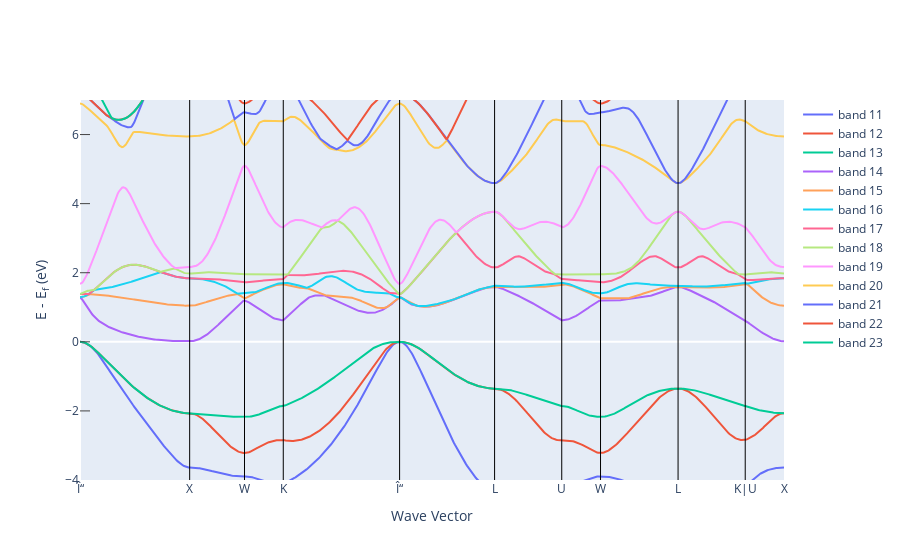

Notebook source saved alongside this figure:
### Markdown cell above
### Plot énergie en fonction de la longueur d'onde

### Code cell
# Informations sur la bande interdite
print("Informations sur la bande interdite :\n", el_bs.get_band_gap(), "\n")
# Valeur de l'énergie de bande interdite
bg_energy = el_bs.get_band_gap()['energy']
print("Valeur de l'énergie de bande interdite :\n", bg_energy, "[eV]")

# Plot de l'énergie en fonction de la longueur d'onde
fig_el_bs = get_plot_bs(el_bs, plot_range=[-4,7])
fig_el_bs.show()

# Visualiser la bande interdite (autrement)
bsp = BSPlotter(el_bs)
plot_data = BSPlotter(el_bs).bs_plot_data()
data = plot_data.get('ticks').get('distance')
bsp.get_plot(vbm_cbm_marker=True)
plt.fill_between(np.linspace(data[0], data[-1], 400), 0, b_energy)

### Figure 1 — Plotly figure (JSON) as saved in the notebook; plotly's stock layout.template omitted (floating-point values rounded to 4 significant figures; data arrays with more than 128 entries replaced by an {"elided": "..."} marker saying what was removed)
{"data": [{"mode": "lines", "name": "band 11", "type": "scatter", "x": {"elided": "647 float values"}, "y": {"elided": "647 float values"}}, {"mode": "lines", "name": "band 12", "type": "scatter", "x": {"elided": "647 float values"}, "y": {"elided": "647 float values"}}, {"mode": "lines", "name": "band 13", "type": "scatter", "x": {"elided": "647 float values"}, "y": {"elided": "647 float values"}}, {"mode": "lines", "name": "band 14", "type": "scatter", "x": {"elided": "647 float values"}, "y": {"elided": "647 float values"}}, {"mode": "lines", "name": "band 15", "type": "scatter", "x": {"elided": "647 float values"}, "y": {"elided": "647 float values"}}, {"mode": "lines", "name": "band 16", "type": "scatter", "x": {"elided": "647 float values"}, "y": {"elided": "647 float values"}}, {"mode": "lines", "name": "band 17", "type": "scatter", "x": {"elided": "647 float values"}, "y": {"elided": "647 float values"}}, {"mode": "lines", "name": "band 18", "type": "scatter", "x": {"elided": "647 float values"}, "y": {"elided": "647 float values"}}, {"mode": "lines", "name": "band 19", "type": "scatter", "x": {"elided": "647 float values"}, "y": {"elided": "647 float values"}}, {"mode": "lines", "name": "band 20", "type": "scatter", "x": {"elided": "647 float values"}, "y": {"elided": "647 float values"}}, {"mode": "lines", "name": "band 21", "type": "scatter", "x": {"elided": "647 float values"}, "y": {"elided": "647 float values"}}, {"mode": "lines", "name": "band 22", "type": "scatter", "x": {"elided": "647 float values"}, "y": {"elided": "647 float values"}}, {"mode": "lines", "name": "band 23", "type": "scatter", "x": {"elided": "647 float values"}, "y": {"elided": "647 float values"}}], "layout": {"shapes": [{"line": {"color": "black", "width": 1}, "type": "line", "x0": 0.9854, "x1": 0.9854, "xref": "x", "y0": 0, "y1": 1, "yref": "y domain"}, {"line": {"color": "black", "width": 1}, "type": "line", "x0": 1.478, "x1": 1.478, "xref": "x", "y0": 0, "y1": 1, "yref": "y domain"}, {"line": {"color": "black", "width": 1}, "type": "line", "x0": 1.826, "x1": 1.826, "xref": "x", "y0": 0, "y1": 1, "yref": "y domain"}, {"line": {"color": "black", "width": 1}, "type": "line", "x0": 2.872, "x1": 2.872, "xref": "x", "y0": 0, "y1": 1, "yref": "y domain"}, {"line": {"color": "black", "width": 1}, "type": "line", "x0": 3.725, "x1": 3.725, "xref": "x", "y0": 0, "y1": 1, "yref": "y domain"}, {"line": {"color": "black", "width": 1}, "type": "line", "x0": 4.328, "x1": 4.328, "xref": "x", "y0": 0, "y1": 1, "yref": "y domain"}, {"line": {"color": "black", "width": 1}, "type": "line", "x0": 4.677, "x1": 4.677, "xref": "x", "y0": 0, "y1": 1, "yref": "y domain"}, {"line": {"color": "black", "width": 1}, "type": "line", "x0": 5.373, "x1": 5.373, "xref": "x", "y0": 0, "y1": 1, "yref": "y domain"}, {"line": {"color": "black", "width": 1}, "type": "line", "x0": 5.977, "x1": 5.977, "xref": "x", "y0": 0, "y1": 1, "yref": "y domain"}], "xaxis": {"mirror": true, "showgrid": false, "ticklen": 0, "ticks": "inside", "ticktext": ["Î“", "X", "W", "K", "Î“", "L", "U", "W", "L", "K|U", "X"], "tickvals": [0, 0.9854, 1.478, 1.826, 2.872, 3.725, 4.328, 4.677, 5.373, 5.977, 6.325], "title": {"text": "Wave Vector"}}, "yaxis": {"mirror": true, "range": [-4, 7], "showgrid": false, "ticklen": 10, "ticks": "inside", "title": {"text": "E - E<sub>f</sub> (eV)"}}}}
